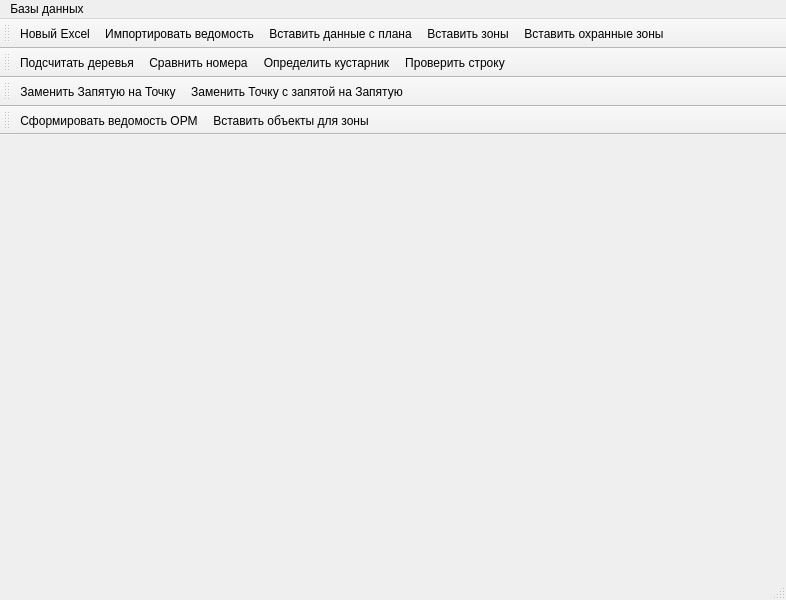
<?xml version="1.0" encoding="UTF-8"?>
<ui version="4.0">
 <class>MainWindow</class>
 <widget class="QMainWindow" name="MainWindow">
  <property name="geometry">
   <rect>
    <x>0</x>
    <y>0</y>
    <width>786</width>
    <height>600</height>
   </rect>
  </property>
  <property name="windowTitle">
   <string>MainWindow</string>
  </property>
  <widget class="QWidget" name="centralwidget"/>
  <widget class="QMenuBar" name="menubar">
   <property name="geometry">
    <rect>
     <x>0</x>
     <y>0</y>
     <width>786</width>
     <height>33</height>
    </rect>
   </property>
   <widget class="QMenu" name="menu">
    <property name="title">
     <string>Базы данных</string>
    </property>
    <addaction name="action_species_and_types"/>
   </widget>
   <addaction name="menu"/>
  </widget>
  <widget class="QStatusBar" name="statusbar"/>
  <widget class="QToolBar" name="toolBar_import">
   <property name="windowTitle">
    <string>toolBar</string>
   </property>
   <attribute name="toolBarArea">
    <enum>TopToolBarArea</enum>
   </attribute>
   <attribute name="toolBarBreak">
    <bool>false</bool>
   </attribute>
   <addaction name="action_open_excel_template"/>
   <addaction name="action_import_taxation_list"/>
   <addaction name="action_import_topographic_plan"/>
   <addaction name="action_insert_zones"/>
   <addaction name="action_insert_protected_zones"/>
  </widget>
  <widget class="QToolBar" name="toolBar_validation">
   <property name="windowTitle">
    <string>toolBar_2</string>
   </property>
   <attribute name="toolBarArea">
    <enum>TopToolBarArea</enum>
   </attribute>
   <attribute name="toolBarBreak">
    <bool>true</bool>
   </attribute>
   <addaction name="action_get_count_tree"/>
   <addaction name="action_compare_numbers"/>
   <addaction name="action_identification_shrub"/>
   <addaction name="action_validation"/>
  </widget>
  <widget class="QToolBar" name="toolBar_replace_comma">
   <property name="windowTitle">
    <string>toolBar</string>
   </property>
   <attribute name="toolBarArea">
    <enum>TopToolBarArea</enum>
   </attribute>
   <attribute name="toolBarBreak">
    <bool>true</bool>
   </attribute>
   <addaction name="action_replace_comma_to_dot"/>
   <addaction name="action_replace_dot_comma_to_comma"/>
  </widget>
  <widget class="QToolBar" name="toolBar_insert_orm">
   <property name="windowTitle">
    <string>toolBar</string>
   </property>
   <attribute name="toolBarArea">
    <enum>TopToolBarArea</enum>
   </attribute>
   <attribute name="toolBarBreak">
    <bool>true</bool>
   </attribute>
   <addaction name="action_insert_taxation_list_orm"/>
   <addaction name="action_insert_zone_objects"/>
  </widget>
  <action name="action_import_taxation_list">
   <property name="text">
    <string>Импортировать ведомость</string>
   </property>
   <property name="menuRole">
    <enum>QAction::MenuRole::NoRole</enum>
   </property>
  </action>
  <action name="action_import_topographic_plan">
   <property name="text">
    <string>Вставить данные с плана</string>
   </property>
   <property name="toolTip">
    <string>Импорт топографического плана</string>
   </property>
   <property name="menuRole">
    <enum>QAction::MenuRole::NoRole</enum>
   </property>
  </action>
  <action name="action_get_count_tree">
   <property name="text">
    <string>Подсчитать деревья</string>
   </property>
   <property name="toolTip">
    <string>&lt;html&gt;&lt;head/&gt;&lt;body&gt;&lt;p align=&quot;center&quot;&gt;&lt;span style=&quot; font-weight:700;&quot;&gt;Подсчитать количество деревьев в выделенной колонке&lt;/span&gt;&lt;/p&gt;&lt;p&gt;&lt;br/&gt;&lt;/p&gt;&lt;p&gt;Выделите в Excel значения из колонки &lt;span style=&quot; font-style:italic;&quot;&gt;Количество&lt;/span&gt; на листе &lt;span style=&quot; font-style:italic;&quot;&gt;Ведомость&lt;/span&gt;. Программа произведет расчет и выведет окно с результатом подсчета.&lt;/p&gt;&lt;/body&gt;&lt;/html&gt;</string>
   </property>
   <property name="menuRole">
    <enum>QAction::MenuRole::NoRole</enum>
   </property>
  </action>
  <action name="action_species_and_types">
   <property name="text">
    <string>Породы и типы ОРМ</string>
   </property>
  </action>
  <action name="action_identification_shrub">
   <property name="text">
    <string>Определить кустарник</string>
   </property>
   <property name="toolTip">
    <string>Определить кустарник</string>
   </property>
   <property name="menuRole">
    <enum>QAction::MenuRole::NoRole</enum>
   </property>
  </action>
  <action name="action_replace_comma_to_dot">
   <property name="text">
    <string>Заменить Запятую на Точку</string>
   </property>
   <property name="toolTip">
    <string>Заменить Запятую на Точку</string>
   </property>
   <property name="menuRole">
    <enum>QAction::MenuRole::NoRole</enum>
   </property>
  </action>
  <action name="action_replace_dot_comma_to_comma">
   <property name="text">
    <string>Заменить Точку с запятой на Запятую</string>
   </property>
   <property name="toolTip">
    <string>Заменить Точку с запятой на Запятую</string>
   </property>
   <property name="menuRole">
    <enum>QAction::MenuRole::NoRole</enum>
   </property>
  </action>
  <action name="action_validation">
   <property name="text">
    <string>Проверить строку</string>
   </property>
   <property name="toolTip">
    <string>Валидация строки</string>
   </property>
   <property name="menuRole">
    <enum>QAction::MenuRole::NoRole</enum>
   </property>
  </action>
  <action name="action_compare_numbers">
   <property name="text">
    <string>Сравнить номера</string>
   </property>
   <property name="toolTip">
    <string>Сравнить наличие номеров в Excel и Autocad</string>
   </property>
   <property name="menuRole">
    <enum>QAction::MenuRole::NoRole</enum>
   </property>
  </action>
  <action name="action_insert_zones">
   <property name="text">
    <string>Вставить зоны</string>
   </property>
   <property name="toolTip">
    <string>Вставить зоны из топографического плана в таблицу</string>
   </property>
   <property name="menuRole">
    <enum>QAction::MenuRole::NoRole</enum>
   </property>
  </action>
  <action name="action_insert_taxation_list_orm">
   <property name="text">
    <string>Сформировать ведомость ОРМ</string>
   </property>
   <property name="toolTip">
    <string>Вставка ведомости ОРМ</string>
   </property>
   <property name="menuRole">
    <enum>QAction::MenuRole::NoRole</enum>
   </property>
  </action>
  <action name="action_insert_protected_zones">
   <property name="text">
    <string>Вставить охранные зоны</string>
   </property>
   <property name="toolTip">
    <string>Вставить зоны из топографического плана в таблицу</string>
   </property>
   <property name="menuRole">
    <enum>QAction::MenuRole::NoRole</enum>
   </property>
  </action>
  <action name="action_insert_zone_objects">
   <property name="text">
    <string>Вставить объекты для зоны</string>
   </property>
   <property name="toolTip">
    <string>Вставить объекты для зоны</string>
   </property>
   <property name="menuRole">
    <enum>QAction::MenuRole::NoRole</enum>
   </property>
  </action>
  <action name="action_open_excel_template">
   <property name="text">
    <string>Новый Excel</string>
   </property>
   <property name="toolTip">
    <string>Открыть шаблон Excel файла</string>
   </property>
   <property name="menuRole">
    <enum>QAction::MenuRole::NoRole</enum>
   </property>
  </action>
 </widget>
 <resources/>
 <connections/>
</ui>
